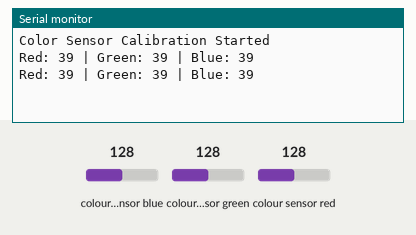
The sketch below on a simulated Arduino Uno, built with avr-gcc and run on an emulated ATmega328P. Shown: the last lines printed to the serial monitor. Wiring (inferred from the names in the program): TCS3200 colour sensor: output pin 12; S2 pin 10; S3 pin 11; S0 pin 9; S1 pin 8. The test bench sets the inputs (shaded band); at power-on: colour sensor blue 128, colour sensor green 128, colour sensor red 128.

Above: at 1.2 s.
1.3 s: colour sensor blue set to 5
At 2.6 s:
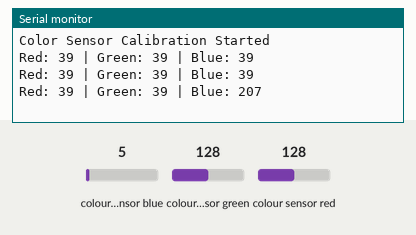
2.8 s: colour sensor green set to 5
At 4.1 s:
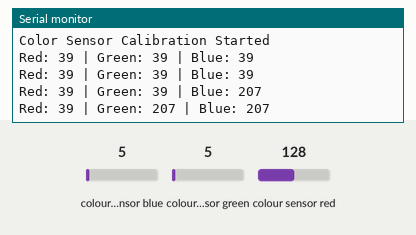
4.3 s: colour sensor red set to 5
At 5.2 s:
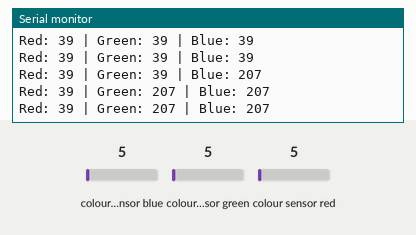

The sketch:

calibrate_color_sensor.ino.ino
```cpp
const int S0 = 9;        // S0 pin of the color sensor
const int S1 = 8;        // S1 pin of the color sensor
const int S2 = 10;       // S2 pin of the color sensor
const int S3 = 11;       // S3 pin of the color sensor
const int COLOR_OUT = 12; // Output pin of the color sensor

// Function Prototypes
long readColor(int s2, int s3);

void setup() {
  // Initialize Serial Communication
  Serial.begin(115200);
  Serial.println("Color Sensor Calibration Started");

  // Initialize Color Sensor Pins
  pinMode(S0, OUTPUT);
  pinMode(S1, OUTPUT);
  pinMode(S2, OUTPUT);
  pinMode(S3, OUTPUT);
  pinMode(COLOR_OUT, INPUT);

  // Set Frequency Scaling to 100% (can be adjusted as needed)
  digitalWrite(S0, HIGH);
  digitalWrite(S1, HIGH);
}

void loop() {
  // Read Red, Green, and Blue Values
  long red = readColor(LOW, LOW);    // Red
  long green = readColor(HIGH, HIGH); // Green
  long blue = readColor(LOW, HIGH);   // Blue

  // Print the RGB Values to Serial Monitor
  Serial.print("Red: ");
  Serial.print(red);
  Serial.print(" | Green: ");
  Serial.print(green);
  Serial.print(" | Blue: ");
  Serial.println(blue);

  // Wait for 1 Second before next reading
  delay(1000);
}

/**
 * Reads the color value based on S2 and S3 pin settings.
 * @param s2: The state to set on S2 pin (HIGH or LOW)
 * @param s3: The state to set on S3 pin (HIGH or LOW)
 * @return: Duration of the pulse in microseconds
 */
long readColor(int s2, int s3) {
  // Set S2 and S3 to filter the desired color
  digitalWrite(S2, s2);
  digitalWrite(S3, s3);

  // Give time for the color sensor to stabilize
  delay(20); // 20ms delay

  // Read the pulse duration on COLOR_OUT pin
  // Measure how long the pulse stays HIGH
  long duration = pulseIn(COLOR_OUT, LOW, 1000); // Timeout after 1000 microseconds

  // Optional: Handle timeout (duration == 0)
  if (duration == 0) {
    Serial.println("Warning: PulseIn timed out!");
  }

  return duration;
}
```

Measured:
- after the input at 1.3 s, the serial monitor: prints a new line after 0.88 s (image 1)
- after the input at 2.8 s, the serial monitor: prints a new line after 0.44 s (image 2)
